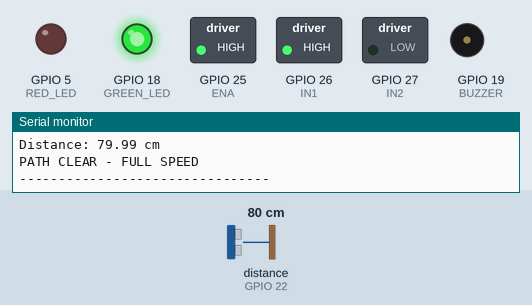
This sketch was run on a simulated ESP32. On the bench: switched loads named in the sketch (green lamp = pin HIGH), output pins drawn as LEDs (lit = HIGH), buzzer (waves = sounding, pin HIGH), the last lines printed to the serial monitor. Wiring (inferred from the names in the program): ultrasonic range finder: trigger GPIO 21; echo GPIO 22. The test bench sets the inputs (shaded band); at power-on: distance to the obstacle (sensor on GPIO 22) 80 cm. The echo pulse lasts 58.3 µs per cm; pins used as bus, display or sensor lines are not drawn.

Above: at 1.2 s.
1.3 s: distance to the obstacle (sensor on GPIO 22) set to 2 cm
At 1.7 s:
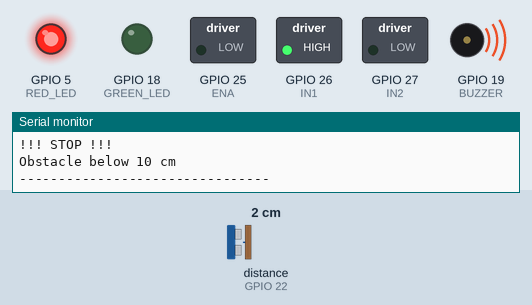
2.8 s: distance to the obstacle (sensor on GPIO 22) set to 9 cm
4.3 s: distance to the obstacle (sensor on GPIO 22) set to 12 cm
At 4.7 s:
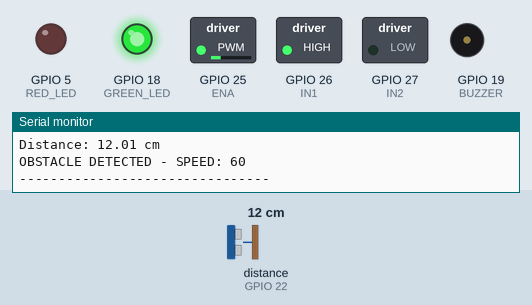
5.9 s: distance to the obstacle (sensor on GPIO 22) set to 15 cm
At 6.3 s:
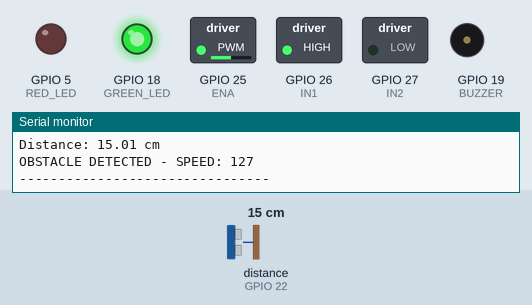
7.4 s: distance to the obstacle (sensor on GPIO 22) set to 18 cm
At 8.0 s:
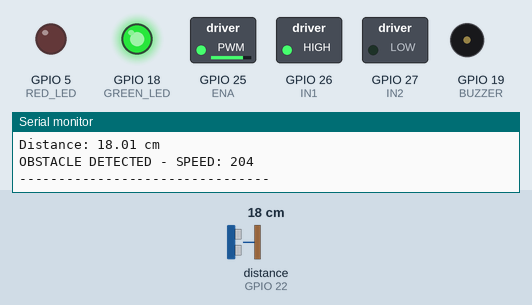
Timing chart, 0 to 9.9 s (numbered marks = the images above; inputs shaded):
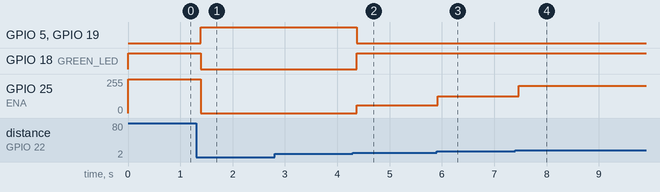

The sketch:

ESP32.ino
```cpp
// ======================================================
// ESP32 OBSTACLE DETECTION & AUTOMATIC SPEED CONTROL
// ======================================================

// ---------------- ULTRASONIC SENSOR ----------------
#define TRIG_PIN 21
#define ECHO_PIN 22

// ---------------- L298N MOTOR DRIVER ----------------
#define ENA 25
#define IN1 26
#define IN2 27

// ---------------- LED & BUZZER ----------------
#define GREEN_LED 18
#define RED_LED   5
#define BUZZER    19

// ---------------- ESP32 PWM ----------------
#define PWM_CHANNEL    0
#define PWM_FREQUENCY  1000
#define PWM_RESOLUTION 8


void setup()
{
  Serial.begin(115200);

  // Ultrasonic
  pinMode(TRIG_PIN, OUTPUT);
  pinMode(ECHO_PIN, INPUT);

  // L298N
  pinMode(ENA, OUTPUT);
  pinMode(IN1, OUTPUT);
  pinMode(IN2, OUTPUT);

  // LED + Buzzer
  pinMode(GREEN_LED, OUTPUT);
  pinMode(RED_LED, OUTPUT);
  pinMode(BUZZER, OUTPUT);

  // Motor direction
  digitalWrite(IN1, HIGH);
  digitalWrite(IN2, LOW);

  // PWM setup
  ledcSetup(PWM_CHANNEL, PWM_FREQUENCY, PWM_RESOLUTION);
  ledcAttachPin(ENA, PWM_CHANNEL);

  // Initial condition
  digitalWrite(GREEN_LED, HIGH);
  digitalWrite(RED_LED, LOW);
  digitalWrite(BUZZER, LOW);

  ledcWrite(PWM_CHANNEL, 255);

  Serial.println("================================");
  Serial.println("OBSTACLE SPEED CONTROL SYSTEM");
  Serial.println("================================");
}


// ======================================================
// DISTANCE MEASUREMENT
// ======================================================

float getDistance()
{
  digitalWrite(TRIG_PIN, LOW);
  delayMicroseconds(2);

  digitalWrite(TRIG_PIN, HIGH);
  delayMicroseconds(10);

  digitalWrite(TRIG_PIN, LOW);

  long duration = pulseIn(ECHO_PIN, HIGH, 30000);

  if (duration == 0)
  {
    return 999;
  }

  float distance = duration * 0.0343 / 2;

  return distance;
}


// ======================================================
// MAIN LOOP
// ======================================================

void loop()
{
  float distance = getDistance();

  Serial.print("Distance: ");
  Serial.print(distance);
  Serial.println(" cm");


  // ====================================================
  // CASE 1: DISTANCE > 20 CM
  // FULL SPEED
  // GREEN LED ON
  // ====================================================

  if (distance > 20)
  {
    ledcWrite(PWM_CHANNEL, 255);

    digitalWrite(GREEN_LED, HIGH);
    digitalWrite(RED_LED, LOW);
    digitalWrite(BUZZER, LOW);

    Serial.println("PATH CLEAR - FULL SPEED");
  }


  // ====================================================
  // CASE 2: 10 CM TO 20 CM
  // SPEED GRADUALLY DECREASES
  // GREEN LED ON
  // ====================================================

  else if (distance >= 10)
  {
    // Convert:
    // 20 cm -> PWM 255
    // 10 cm -> PWM 0

    int speed = map(distance, 10, 20, 0, 255);

    // Prevent very low starting torque
    if (speed < 60)
    {
      speed = 60;
    }

    ledcWrite(PWM_CHANNEL, speed);

    digitalWrite(GREEN_LED, HIGH);
    digitalWrite(RED_LED, LOW);
    digitalWrite(BUZZER, LOW);

    Serial.print("OBSTACLE DETECTED - SPEED: ");
    Serial.println(speed);
  }


  // ====================================================
  // CASE 3: BELOW 10 CM
  // MOTOR STOP
  // GREEN OFF
  // RED ON
  // BUZZER ON
  // ====================================================

  else
  {
    ledcWrite(PWM_CHANNEL, 0);

    digitalWrite(GREEN_LED, LOW);
    digitalWrite(RED_LED, HIGH);
    digitalWrite(BUZZER, HIGH);

    Serial.println("!!! STOP !!!");
    Serial.println("Obstacle below 10 cm");
  }


  Serial.println("--------------------------------");

  delay(100);
}
```

Measured:
- the behaviour switches between 10 and 11 cm on distance to the obstacle (sensor on GPIO 22) (found by bisection; images 1 and 2)
- the behaviour switches between 13 and 14 cm on distance to the obstacle (sensor on GPIO 22) (found by bisection; images 2 and 3)
- after the input at 1.3 s, GPIO 5 (RED_LED), GPIO 19 (BUZZER): LOW → HIGH after 0.09 s; GPIO 18 (GREEN_LED): HIGH → LOW after 0.09 s; GPIO 25 (ENA): 255/255 → 0/255 after 0.09 s
- after the input at 4.3 s, GPIO 5 (RED_LED), GPIO 19 (BUZZER): HIGH → LOW after 0.07 s; GPIO 18 (GREEN_LED): LOW → HIGH after 0.07 s; GPIO 25 (ENA): 0/255 → 60/255 after 0.07 s
- after the input at 5.9 s, GPIO 25 (ENA): 60/255 → 127/255 at once
- after the input at 7.4 s, GPIO 25 (ENA): 127/255 → 203/255 after 0.07 s
